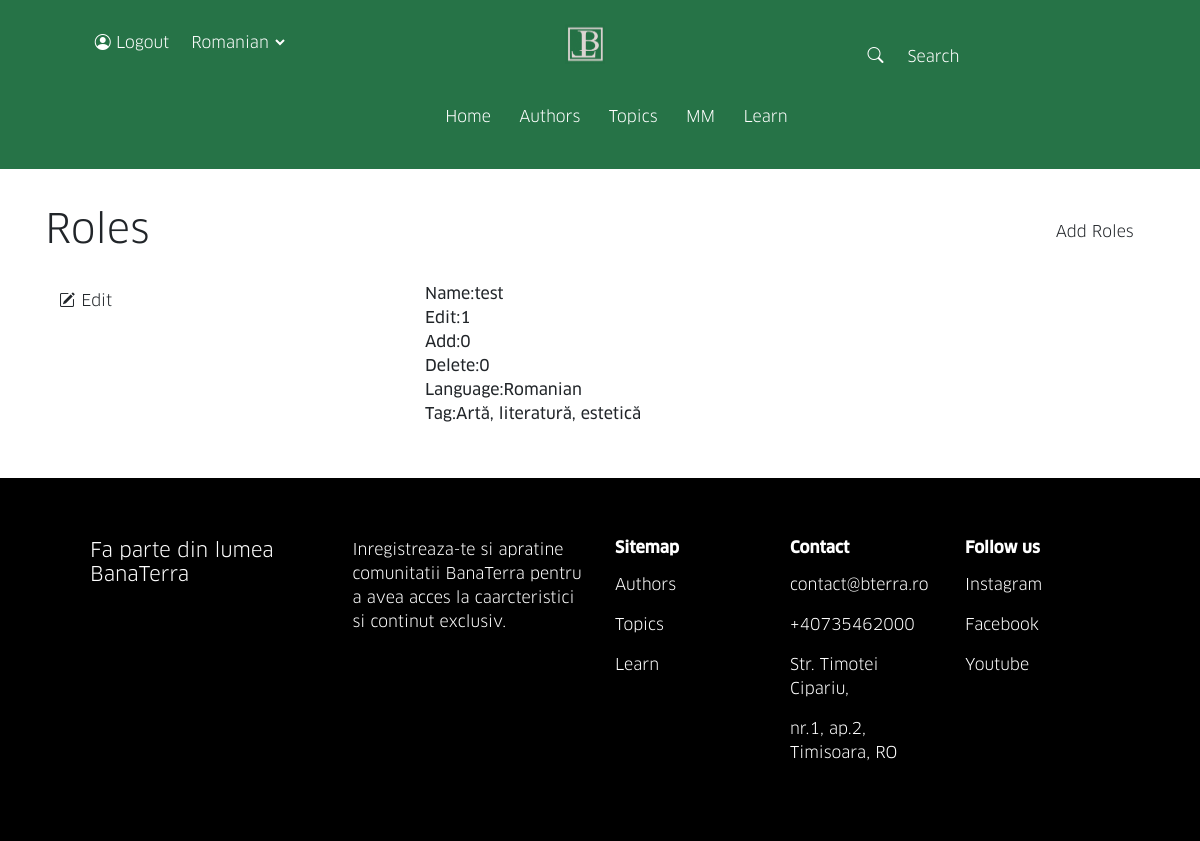
Page /roles.php (signed in) on the committed database.
### tables this page shows
CREATE TABLE `roles` (
  `id` int(11) NOT NULL,
  `name` varchar(255) NOT NULL,
  `edit` int(11) NOT NULL,
  `plus` int(11) NOT NULL,
  `del` int(11) NOT NULL,
  `lang` int(11) NOT NULL,
  `tag` int(11) NOT NULL,
  `auth` int(11) NOT NULL DEFAULT 0
);

CREATE TABLE `lang` (
  `lang_id` tinyint(3) UNSIGNED NOT NULL,
  `code` char(3) NOT NULL,
  `name` varchar(64) NOT NULL,
  `native` varchar(64) NOT NULL,
  `active` tinyint(3) UNSIGNED NOT NULL
);

CREATE TABLE `tag` (
  `id` int(11) NOT NULL,
  `name` varchar(255) NOT NULL,
  `active` tinyint(4) NOT NULL DEFAULT 1,
  `req_id` int(11) NOT NULL
);

### lang.php (called while the page is built, shortened)
<?php
include 'connection.php';
$sql = "SELECT * FROM `lang` WHERE `active`=\"1\";";
$result = mysqli_query($conn, $sql);
?>

### roles.php (the view, shortened to what this page needs)
<?php
if(!isset($_SESSION["loggedin"]) || $_SESSION["loggedin"] !== true){
	$link="login.php";
	$text="Login";
}
else
{
	$link="_logout.php";
	$text="Logout";
}
include 'connection.php';
$sql = "SELECT * FROM roles";
$resultsss = mysqli_query($conn, $sql);
?>
<!DOCTYPE html>
<html lang="en">
	<head>
		<link rel="stylesheet" href="https://cdnjs.cloudflare.com/ajax/libs/font-awesome/4.7.0/css/font-awesome.min.css" />
		<link rel="stylesheet" href="https://cdn.jsdelivr.net/npm/bootstrap-icons@1.10.5/font/bootstrap-icons.css" />
		<link
			href="https://cdn.jsdelivr.net/npm/bootstrap@5.3.0/dist/css/bootstrap.min.css"
			rel="stylesheet"
 />
		<link
			rel="stylesheet"
			type="text/css"
			href="https://stackpath.bootstrapcdn.com/bootstrap/4.1.0/css/bootstrap.min.css" />
		<link
			rel="stylesheet"
			type="text/css"
			href="https://stackpath.bootstrapcdn.com/font-awesome/4.7.0/css/font-awesome.min.css" />
		<link rel="stylesheet" href="css/style.css" />
		<link rel="stylesheet" href="css/cerculete.css" />
	</head>
	<body>
		<section class="nav">
			<div class="row navrow">
				<div class="col-md-4 col-sm-4 col-4">
				<button class="btn no-out-focus white-txt" onclick="location.href='<?php echo $link;?>'"><i class="bi bi-person-circle"></i> <?php echo $text;?></button>
					<select class="no-bg no-out-focus white-txt" data-width="fit">
					<?php
						include "lang.php";
						while($row10= mysqli_fetch_assoc($result))
						{
							echo '<option data-content="'.$row10["code"].'"';
							if($_SESSION["lang"]===$row10["lang_id"])
								echo"selected";
							echo '>'.$row10["name"].'</option>';
						}
						?>
					</select>
				</div>
				<div class="col-md-4 col-sm-4 col-4">
					<img class="logo-sm" src="images/logo.jpg" />
				</div>
				<div class="col-md-4 col-4 d-none d-md-block">
					<form class="d-flex" role="search">
						<button class="btn no-bg no-out-focus white-txt" type="submit">
							<i class="bi bi-search"></i>
						</button>
						<input
							class="form-control me-2 no-out-focus no-bg white-txt"
							type="search"
							placeholder="Search"
							aria-label="Search" />
					</form>
				</div>
				<div class="col-md-4 col-4 col-sm-4 mx-auto">
					<nav class="navbar navbar-expand-lg bg-* justify-content-center">
						<div class="container-fluid">
							<div class="collapse navbar-collapse" id="navbarSupportedContent">
								<ul class="navbar-nav">
									<li class="nav-item">
										<a class="nav-link white-txt" href="/">Home</a>
									</li>
									<li class="nav-item">
										<a class="nav-link white-txt" href="authors.php">Authors</a>
									</li>
									<li class="nav-item">
										<a class="nav-link white-txt" href="topics.php">Topics</a>
									</li>
									<li class="nav-item">
										<a class="nav-link white-txt" href="mm.php">MM</a>
									</li>
									<li class="nav-item">
										<a class="nav-link white-txt" href="learn.php">Learn</a>
									</li>
								</ul>
							</div>
						</div>
					</nav>
				</div>
			</div>
		</section>
		<section class="banaterra sect-padding after-sect-padding">
			<div class="container">
			<div class="row">
					<div class="col-md-4">
						<h1>Roles</h1>
					</div>
					<div class="col-md-8 chooser">
						<button class="btn" type="button" onclick="location.href='editRoles.php?type=add&id=0'">Add Roles</button>
					</div>
				</div>
						<?php
						include 'connection.php';
						while($row= mysqli_fetch_assoc($resultsss))
							{
                                $tag_id=$row["tag"];
								$sql4="SELECT * FROM tag WHERE id = $tag_id";
								$result4 = mysqli_query($conn, $sql4);
								$rows= mysqli_fetch_assoc($result4);
                                $lang_id=$row["lang"];
								$sql5="SELECT * FROM lang WHERE lang_id = $lang_id";
								$result5 = mysqli_query($conn, $sql5);
								$rowss= mysqli_fetch_assoc($result5);
								echo '<div class="row">
								<div class="col-md-4 icons">
									<button class="btn" onclick="location.href='."'editRoles.php?type=edit&id=".$row["id"]."'".'"><i class="bi bi-pencil-square"></i> Edit </button>
								</div>
								<div class="col-md-8">
								<p class="news">Name:'.$row["name"].'<br>Edit:'.$row["edit"].'<br>Add:'.$row["plus"].'<br>Delete:'.$row["del"].'<br>Language:'.$rowss["name"].'<br>Tag:'.$rows["name"].'</p></div></div>';
							}
						?>
			</div>
		</section>
		<footer>
			<div class="container cont-5-padding footer">
				<div class="row">
					<div class="col-md-3">
						<h5>
							Fa parte din lumea <br />
							BanaTerra
						</h5>
					</div>
					<div class="col-md-3">
						<p>
							Inregistreaza-te si apratine comunitatii BanaTerra pentru a avea acces la caarcteristici si continut
							exclusiv.
						</p>
						<a href="register.php">Register area</a>
					</div>
					<div class="col-md-6" id="footer-menu">
						<div class="row menu">
							<div class="col-md-4">
								<h6>Sitemap</h6>
								<p><a class="footer-link" href="">Authors</a></p>
								<p><a class="footer-link" href="">Topics</a></p>
								<p><a class="footer-link" href="">Learn</a></p>
							</div>
							<div class="col-md-4">
								<h6>Contact</h6>
								<p>contact@bterra.ro</p>
								<p>+40735462000</p>
								<p>Str. Timotei Cipariu,</p>
								<p>nr.1, ap.2, Timisoara, RO</p>
							</div>
							<div class="col-md-4">
								<h6>Follow us</h6>
								<p>Instagram</p>
								<p>Facebook</p>
								<p>Youtube</p>
							</div>
						</div>
					</div>
				</div>
			</div>
		</footer>
	</body>
</html>

### css/style.css (style rules this page uses)
.news, .newsfont { font-family: 'ClanProNews'; }
.nav { background-color: #267347; }
body { font-family: 'ClanProRegular'; background-color: rgb(241, 237, 233); }
.navrow { width:100vw; text-align: center; }
.col-4 { text-align: center; }
.nav { padding: 2% 0; }
.white-txt { color: white; }
.logo-sm { height: 40px; aspect-ratio: 1; }
.no-bg, .no-bg:focus, .no-bg:active { box-sizing: unset; background: none; border:none; }
.nav-item { margin: 0 2%; }
.sect-padding { padding-top: 3%; }
a, a:hover { text-decoration: none; color: black; }
footer { background-color: #000000; color: #ffffff; }
.chooser { display:inline; justify-content: end; }
.chooser .dropdown,button { display: inline; }
.footer { padding: 2% 0; }
footer h6 { padding-bottom: 5%; font-weight: bolder; font-family: "ClanProMedium"; }
#footer-menu a { color:white; margin-top:5%; }
.autori, .cont-5-padding { padding:5% }
.chooser { text-align: end; margin-bottom: 2%; }
.chooser .btn { margin: 1%; border-style: solid!important; border-width: 2px; }
.banaterra, .white-bg { background-color: white; }
.banaterra p, .donate p { font-family: "ClanProNews"; }
.after-sect-padding { padding-bottom: 3%; }
form { width: 70%; margin: 2% 15%; }
.icons i { margin-left: 2%; margin-right: 2%; }

### rows in the picture
roles: name "test", edit "1", plus "0", del "0", lang.name "Romanian", tag.name "Artă, literatură, estetică"

### other values in the picture
$text "Logout"
form field value "Romanian"
